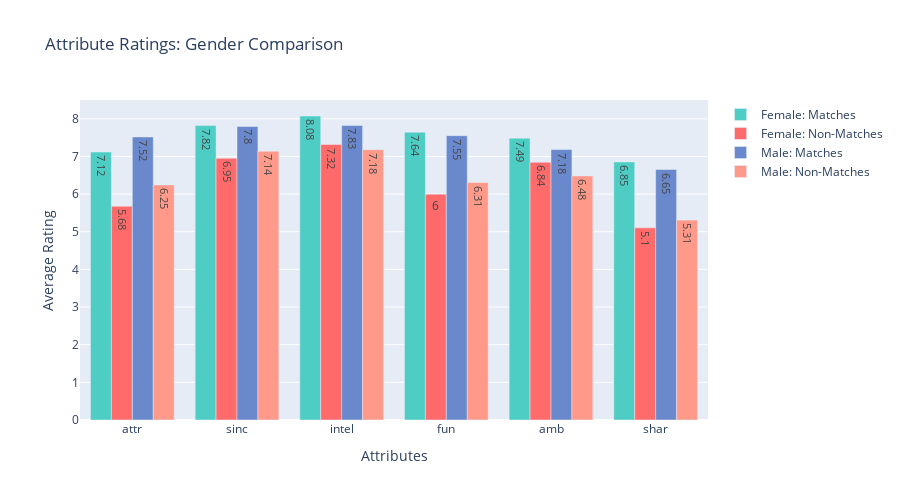

The cell this chart's notebook holds for it:
### Markdown cell above
# PLOTLY GRAPH TO REVIEW

### Code cell
# Interactive Plotly comparison
fig = go.Figure()

# Add female data
fig.add_trace(go.Bar(
    name='Female: Matches',
    x=attributes,
    y=attr_comparison_female['Matches'],
    marker_color='#4ECDC4',
    text=attr_comparison_female['Matches'].round(2),
    textposition='auto'
))

fig.add_trace(go.Bar(
    name='Female: Non-Matches',
    x=attributes,
    y=attr_comparison_female['Non-Matches'],
    marker_color='#FF6B6B',
    text=attr_comparison_female['Non-Matches'].round(2),
    textposition='auto'
))

fig.add_trace(go.Bar(
    name='Male: Matches',
    x=attributes,
    y=attr_comparison_male['Matches'],
    marker_color='#6A89CC',
    text=attr_comparison_male['Matches'].round(2),
    textposition='auto'
))

fig.add_trace(go.Bar(
    name='Male: Non-Matches',
    x=attributes,
    y=attr_comparison_male['Non-Matches'],
    marker_color='#FF9A8B',
    text=attr_comparison_male['Non-Matches'].round(2),
    textposition='auto'
))

fig.update_layout(
    barmode='group',
    title='Attribute Ratings: Gender Comparison',
    xaxis_title='Attributes',
    yaxis_title='Average Rating',
    height=500
)
fig.show()

### Figure 1 — Plotly figure (JSON) as saved in the notebook; plotly's stock layout.template omitted (floating-point values rounded to 4 significant figures)
{"data": [{"marker": {"color": "#4ECDC4"}, "name": "Female: Matches", "text": [7.12, 7.82, 8.08, 7.64, 7.49, 6.85], "textposition": "auto", "type": "bar", "x": ["attr", "sinc", "intel", "fun", "amb", "shar"], "y": [7.118, 7.821, 8.075, 7.644, 7.485, 6.854]}, {"marker": {"color": "#FF6B6B"}, "name": "Female: Non-Matches", "text": [5.68, 6.95, 7.32, 6, 6.84, 5.1], "textposition": "auto", "type": "bar", "x": ["attr", "sinc", "intel", "fun", "amb", "shar"], "y": [5.676, 6.953, 7.319, 6.0, 6.845, 5.104]}, {"marker": {"color": "#6A89CC"}, "name": "Male: Matches", "text": [7.52, 7.8, 7.83, 7.55, 7.18, 6.65], "textposition": "auto", "type": "bar", "x": ["attr", "sinc", "intel", "fun", "amb", "shar"], "y": [7.52, 7.798, 7.825, 7.553, 7.183, 6.655]}, {"marker": {"color": "#FF9A8B"}, "name": "Male: Non-Matches", "text": [6.25, 7.14, 7.18, 6.31, 6.48, 5.31], "textposition": "auto", "type": "bar", "x": ["attr", "sinc", "intel", "fun", "amb", "shar"], "y": [6.245, 7.139, 7.181, 6.309, 6.484, 5.309]}], "layout": {"barmode": "group", "height": 500, "title": {"text": "Attribute Ratings: Gender Comparison"}, "xaxis": {"title": {"text": "Attributes"}}, "yaxis": {"title": {"text": "Average Rating"}}}}
